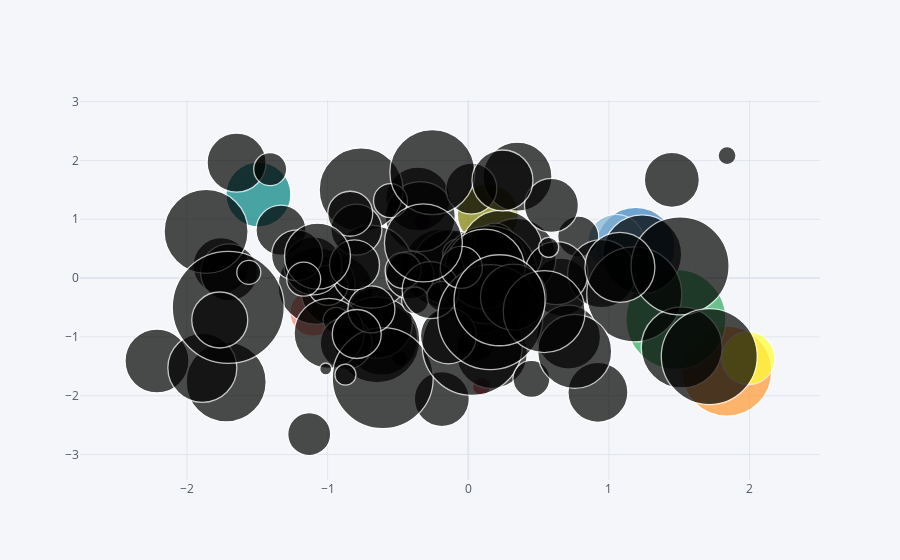

The cell this chart's notebook holds for it:
### Code cell
df.iplot(kind='bubble', x= 'A', y='B', size= 'C')
